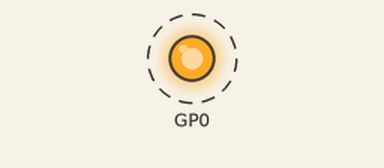
Recording of a sketch running on a simulated Raspberry Pi Pico. Shown: output pins drawn as LEDs (lit = HIGH). Dashed ring = blinking.

Above: at 0.2 s.
Timing chart, 0 to 3.0 s (numbered marks = the images above):
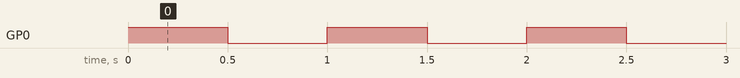

The sketch:

firmware.ino
```cpp
#include "pico/stdlib.h"

int main() {
    gpio_init(0);
    gpio_set_dir(0, GPIO_OUT);

    while (true) {
        gpio_put(0, 1);
        sleep_ms(500);

        gpio_put(0, 0);
        sleep_ms(500);
    }
}
```

Measured:
- by itself, GP0: alternates HIGH for 0.50 s and LOW for 0.50 s
